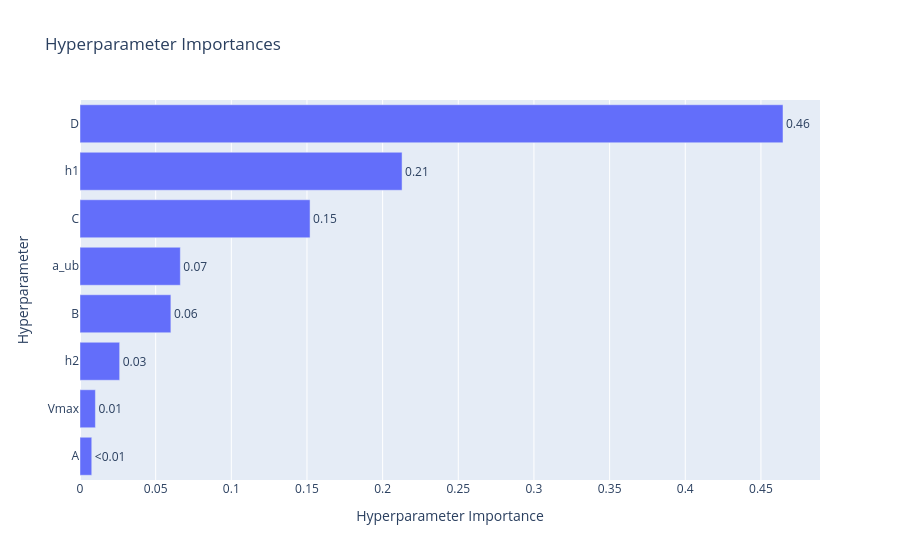

Notebook code for this chart:
### Code cell
ov.plot_param_importances(study0).show()

### Figure 1 — Plotly figure (JSON) as saved in the notebook; plotly's stock layout.template omitted (floating-point values rounded to 4 significant figures)
{"data": [{"cliponaxis": false, "hovertemplate": ["A (FloatDistribution): 0.0077708023901908495<extra></extra>", "Vmax (FloatDistribution): 0.010185837368521574<extra></extra>", "h2 (FloatDistribution): 0.026210978461802963<extra></extra>", "B (FloatDistribution): 0.06005938060602449<extra></extra>", "a_ub (FloatDistribution): 0.06630590978697967<extra></extra>", "C (FloatDistribution): 0.15203535090975379<extra></extra>", "h1 (FloatDistribution): 0.21284388243134936<extra></extra>", "D (FloatDistribution): 0.46458785804537733<extra></extra>"], "name": "Objective Value", "orientation": "h", "text": ["<0.01", "0.01", "0.03", "0.06", "0.07", "0.15", "0.21", "0.46"], "textposition": "outside", "type": "bar", "x": [0.007771, 0.01019, 0.02621, 0.06006, 0.06631, 0.152, 0.2128, 0.4646], "y": ["A", "Vmax", "h2", "B", "a_ub", "C", "h1", "D"]}], "layout": {"title": {"text": "Hyperparameter Importances"}, "xaxis": {"title": {"text": "Hyperparameter Importance"}}, "yaxis": {"title": {"text": "Hyperparameter"}}}}
